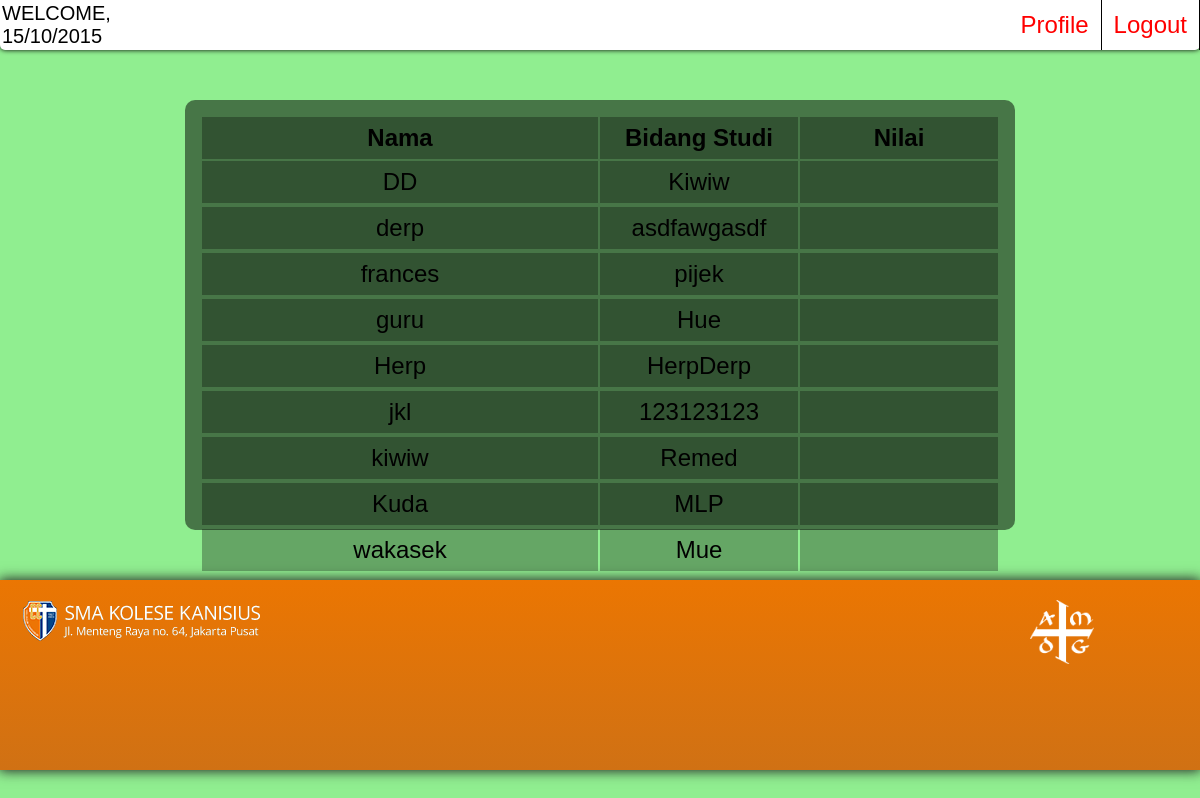
The page /lapakhir.php on the database its author committed.
### tables this page shows
CREATE TABLE IF NOT EXISTS `account` (
  `ID` int(2) NOT NULL,
  `User` text NOT NULL,
  `Pass` varchar(100) NOT NULL,
  `Priv` int(11) NOT NULL,
  `Subjek` text NOT NULL,
  `nama_guru` text,
  `tgl_lahir` date NOT NULL
);

### lapakhir.php (the view, shortened to what this page needs)
<?php
	$servername = "localhost";
	$username = "root";
	$password = "";
	$dbname = "organizer";
	$con = new mysqli($servername ,$username, $password, $dbname);
	$sql = "SELECT User, Pass, Priv, Subjek FROM account ORDER BY User ASC";
	$result = mysqli_query($con, $sql);
?>
<!DOCTYPE html>
<html>
<head>
	<?php
		include("header.php");
	?>
	<link href="css.css" rel="stylesheet" type="text/css" />
</head>
<body>
<section class="body">
	<div class="list">
		<table align="center" width="100%">
			<tr>
				<th width="50%">Nama</th>
				<th width="25%">Bidang Studi</th>
				<th>Nilai</th>
			</tr>
	<?php
		while($row = mysqli_fetch_assoc($result)) {
			if($row["Priv"]<3)
			{
				?>
			<tr>
				<td><?php echo $row['User']?></td>
				<td><?php echo $row['Subjek']?></td>
				<td><?php echo ''  ?></td>
			<tr>
			<?php
				}
			}
	?>
		</table>
	</div>
</section>
<?php
	include("footer.php");
?>
</body>
</html>

### header.php (shortened to what this page needs)
<?php
	$user = $_COOKIE['User'];
?>
<header>
	<div class="name">WELCOME, <?php echo $user ?> <br> <?php echo date("d/m/Y"); ?> </div>
	<div style="float : right">
		<ul>
		<a href="profile.php"><li>Profile</li></a>
		<a href="logout.php"><li>Logout</li></a>
    </ul>
	</div>
</header>

### footer.php
<footer>
	<div class="foot-temp" style="height : 150px">
		<div class="foot-tab" style="order: 1; flex: 0 1 200px">
			<a href="http://kanisius.edu/index.php/en/">
			<img src="./img/contact_cc.png" />
			</a>
		</div>
	<div class="foot-tab" style="order: 3; width : 220px; position : absolute; right : 0px; flex: 0 1 200px; margin-right : 30px">
		<img height="64px" src="./img/logo_amdg.png" style="position : absolute; left : 50%; margin-left : -30px" width="64px" />
	</div>
</div>
</footer>

### css.css (style rules this page uses)
header, section, footer, aside, nav, main, article, figure { display: block; }
img { max-width : 100% }
html, body { margin : 0; padding : 0; width : 100%; height : auto; background-color : lightgreen; background-attachment: scroll; background-position: left top; background-repeat: repeat; margin : 0px 0px 0px 0px; font-size : 24px; font-family : Arial; }
header { top: 0; width: 100%; height: 50px; z-index : 7000; background-color : rgba(255,255,255,1); -wekit-transition : all 1s; -moz-transition : all 1s; -o-transition : all 1s; transition : 1s; margin-bottom : 30px; box-shadow : 0px 0px 5px #000000; border-bottom-left-radius : 5px; border-bottom-right-radius : 5px; }
header div { display : inline-block; }
header ul { float : right; display : inline-block; margin : 0px; padding : 0px; height : 50px; }
header ul li { float: left; line-height : 50px; display : inline-block; padding : 0px 10px 0px 10px; height : 35px; margin: 0px 2px 0 2px; color: #F00; list-style-type: none; }
header a { float : left; color : #F00; display : inline-block; height : 100%; text-decoration : none; line-height : 100%; transition : all 0.3s; border-right : 1px solid black; }
header .name { padding : 2px; font-size : 20px; }
.body { margin : 50px auto 50px auto; }
section { margin : auto; }
.reminder, .list, .profiles, .form, .accounts { width : 800px; height : 400px; border-radius : 10px; background : rgba(0,0,0,0.5); margin : auto auto 10px auto; padding : 15px; }
.list { text-align : center; }
.list table th, .list table td { border: 2px solid transparent; background: rgba(0,0,0,0.3); border-collapse: collapse; padding: 5px; }
footer { bottom : 0; left : 0; position : relative; margin-left : 0px; margin-right : 0px; min-width : auto; width : 100%; height : auto; background: linear-gradient(#eb7602, #d07114); box-shadow : 0px 0px 12px 1px #222222; z-index : 10; }
.foot-temp { z-index : 9990; position : relative; margin-left : auto; margin-right : auto; height : auto; background: linear-gradient(#eb7602, #d07114); padding : 20px; }
.foot-temp img { float : left; margin : auto auto auto 27%; }
.foot-tab { display : inline-block; text-align : center; vertical-align : top; margin : 20 0 20 30; z-index : 9990; min-height : 60px; line-height : 20px; color : white; flex-flow: row wrap; font-family : Montserrat; }
.foot-tab img { margin-left : auto; margin-right : auto; }

### rows shown on the page
account: User "DD", Subjek "Kiwiw"
account: User "derp", Subjek "asdfawgasdf"
account: User "frances", Subjek "pijek"
account: User "guru", Subjek "Hue"
account: User "Herp", Subjek "HerpDerp"
account: User "jkl", Subjek "123123123"
account: User "kiwiw", Subjek "Remed"
account: User "Kuda", Subjek "MLP"
account: User "wakasek", Subjek "Mue"
